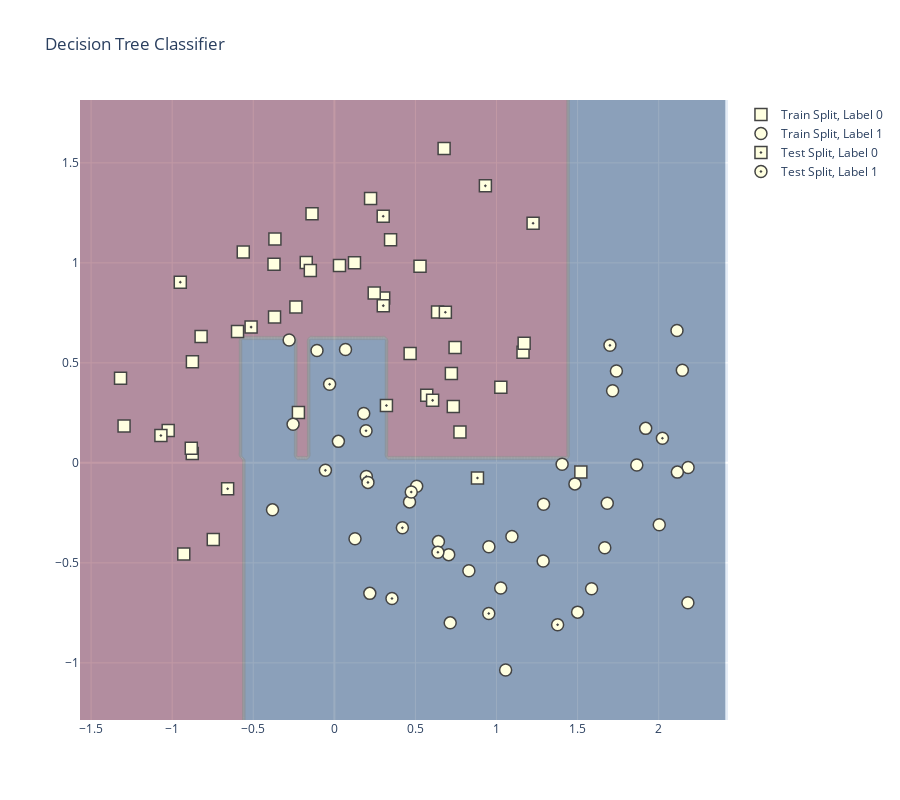

The cell this chart's notebook holds for it:
### Code cell
#visualize the decision tree boundary
X, y = make_moons(noise=0.3, random_state=0)

# Create a mesh grid on which we will run our model
x_min, x_max = X[:, 0].min() - margin, X[:, 0].max() + margin
y_min, y_max = X[:, 1].min() - margin, X[:, 1].max() + margin
xrange = np.arange(x_min, x_max, mesh_size)
yrange = np.arange(y_min, y_max, mesh_size)
xx, yy = np.meshgrid(xrange, yrange)

# put classifier on a grid
classifier = DecisionTreeClassifier(random_state=42)
classifier.fit(X_train, y_train)
Z = classifier.predict_proba(np.c_[xx.ravel(), yy.ravel()])[:, 1]
Z = Z.reshape(xx.shape)

trace_specs = [
    [X_train, y_train, '0', 'Train', 'square'],
    [X_train, y_train, '1', 'Train', 'circle'],
    [X_test, y_test, '0', 'Test', 'square-dot'],
    [X_test, y_test, '1', 'Test', 'circle-dot']
]

fig = go.Figure(data=[
    go.Scatter(
        x=X[y==label, 0], y=X[y==label, 1],
        name=f'{split} Split, Label {label}',
        mode='markers', marker_symbol=marker
    )
    for X, y, label, split, marker in trace_specs
])

#add a title
fig.update_layout(title='Decision Tree Classifier', height=800)

fig.update_traces(
    marker_size=12, marker_line_width=1.5,
    marker_color="lightyellow"
)

fig.add_trace(
    go.Contour(
        x=xrange,
        y=yrange,
        z=Z,
        showscale=False,
        colorscale='RdBu',
        opacity=0.4,
        name='Score',
        hoverinfo='skip'
    )
)
fig.show()

### Figure 1 — Plotly figure (JSON) as saved in the notebook; plotly's stock layout.template omitted (floating-point values rounded to 4 significant figures; data arrays with more than 128 entries replaced by an {"elided": "..."} marker saying what was removed)
{"data": [{"marker": {"color": "lightyellow", "line": {"width": 1.5}, "size": 12, "symbol": "square"}, "mode": "markers", "name": "Train Split, Label 0", "type": "scatter", "x": [-1.025, 0.5697, -1.297, 0.3467, 0.6365, -0.1377, 0.7444, -0.2371, 0.5282, -0.3723, -0.8762, -0.3665, 0.3043, 1.52, -0.8217, 0.03159, -0.1733, 0.7216, -0.1481, -0.2217, -0.9286, 0.4673, 1.163, 0.7746, -1.319, -0.597, 1.17, -0.8823, -0.7466, -0.5618, 0.6768, 0.2233, 0.2458, 0.7335, 0.1241, -0.8754, -0.3689, 1.027], "y": [0.1619, 0.3374, 0.1841, 1.116, 0.7544, 1.245, 0.5766, 0.7788, 0.983, 0.9929, 0.04657, 1.12, 0.8237, -0.04516, 0.6314, 0.987, 1.002, 0.4472, 0.9616, 0.2516, -0.4563, 0.547, 0.5529, 0.1538, 0.4231, 0.6572, 0.5984, 0.07249, -0.383, 1.055, 1.572, 1.322, 0.8496, 0.2816, 1.001, 0.5054, 0.7289, 0.3778]}, {"marker": {"color": "lightyellow", "line": {"width": 1.5}, "size": 12, "symbol": "circle"}, "mode": "markers", "name": "Train Split, Label 1", "type": "scatter", "x": [1.29, 1.668, -0.3815, 2.181, 0.1273, 2.146, 2.115, 0.6417, 0.8295, -0.2545, 2.113, -0.107, 0.06873, 1.92, 1.405, 2.003, 0.7052, -0.2788, 1.056, 1.288, 0.02494, 1.865, 0.5076, 1.483, 0.9529, 2.18, 1.739, 0.1812, 1.026, 1.095, 1.5, 1.683, 0.4636, 1.716, 0.2186, 1.586, 0.7144], "y": [-0.2069, -0.4249, -0.2349, -0.02292, -0.3797, 0.463, -0.04624, -0.3937, -0.5393, 0.1932, 0.6621, 0.5618, 0.5665, 0.1725, -0.007057, -0.3091, -0.4589, 0.6142, -1.036, -0.491, 0.1075, -0.01108, -0.1173, -0.1052, -0.4198, -0.6998, 0.459, 0.2472, -0.6257, -0.3684, -0.7464, -0.202, -0.1952, 0.3607, -0.6525, -0.6298, -0.7999]}, {"marker": {"color": "lightyellow", "line": {"width": 1.5}, "size": 12, "symbol": "square-dot"}, "mode": "markers", "name": "Test Split, Label 0", "type": "scatter", "x": [0.6059, 0.8825, 0.3012, 0.3212, -0.5135, 0.3017, 1.225, 0.6845, -0.6581, -1.07, -0.95, 0.9313], "y": [0.3125, -0.07576, 1.233, 0.2867, 0.6787, 0.786, 1.198, 0.7529, -0.1294, 0.1367, 0.9036, 1.385]}, {"marker": {"color": "lightyellow", "line": {"width": 1.5}, "size": 12, "symbol": "circle-dot"}, "mode": "markers", "name": "Test Split, Label 1", "type": "scatter", "x": [0.1973, 0.1954, 0.3554, 1.377, 2.023, 1.699, 0.6386, 0.9522, 0.474, 0.4195, -0.02922, 0.2072, -0.05514], "y": [-0.06802, 0.1609, -0.6785, -0.8092, 0.1233, 0.5877, -0.4472, -0.7531, -0.1458, -0.3248, 0.3929, -0.09767, -0.03733]}, {"colorscale": [[0, "rgb(103,0,31)"], [0.1, "rgb(178,24,43)"], [0.2, "rgb(214,96,77)"], [0.3, "rgb(244,165,130)"], [0.4, "rgb(253,219,199)"], [0.5, "rgb(247,247,247)"], [0.6, "rgb(209,229,240)"], [0.7, "rgb(146,197,222)"], [0.8, "rgb(67,147,195)"], [0.9, "rgb(33,102,172)"], [1, "rgb(5,48,97)"]], "hoverinfo": "skip", "name": "Score", "opacity": 0.4, "showscale": false, "type": "contour", "x": {"elided": "200 float values"}, "y": {"elided": "156 float values"}, "z": {"elided": "156x200 int values"}}], "layout": {"height": 800, "title": {"text": "Decision Tree Classifier"}}}
